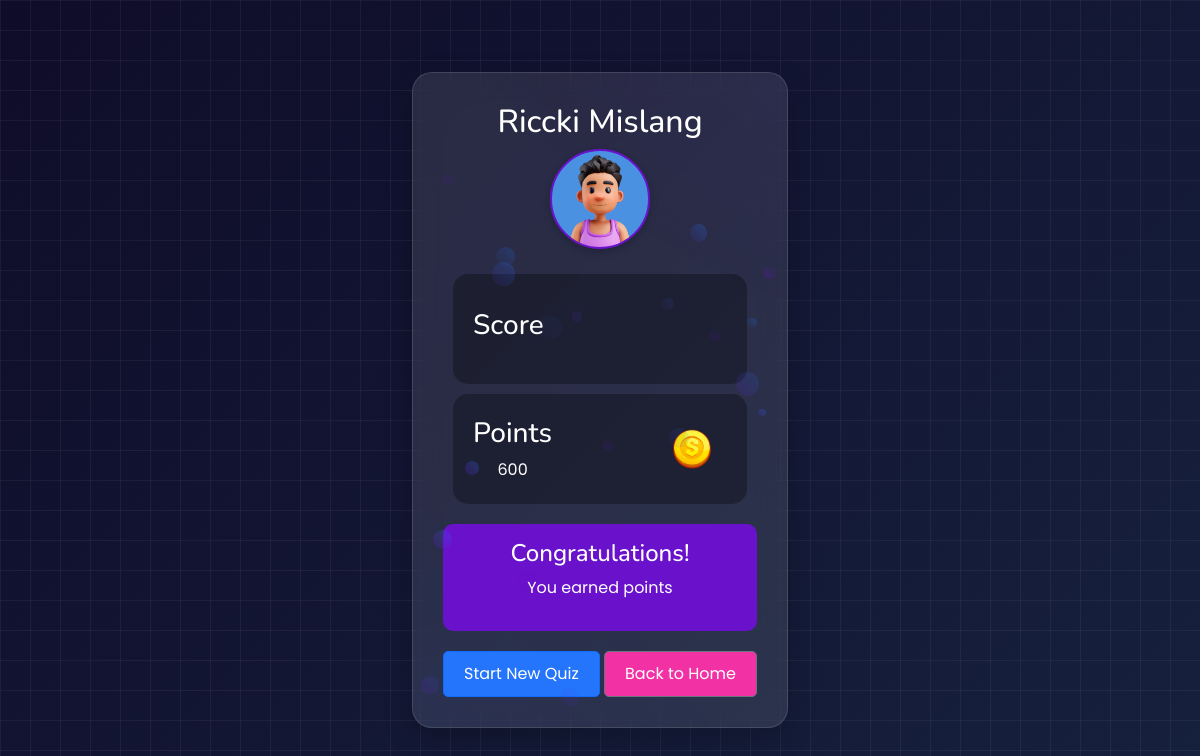
The page /students/quiz_result.php (signed in) on the database as committed earlier.
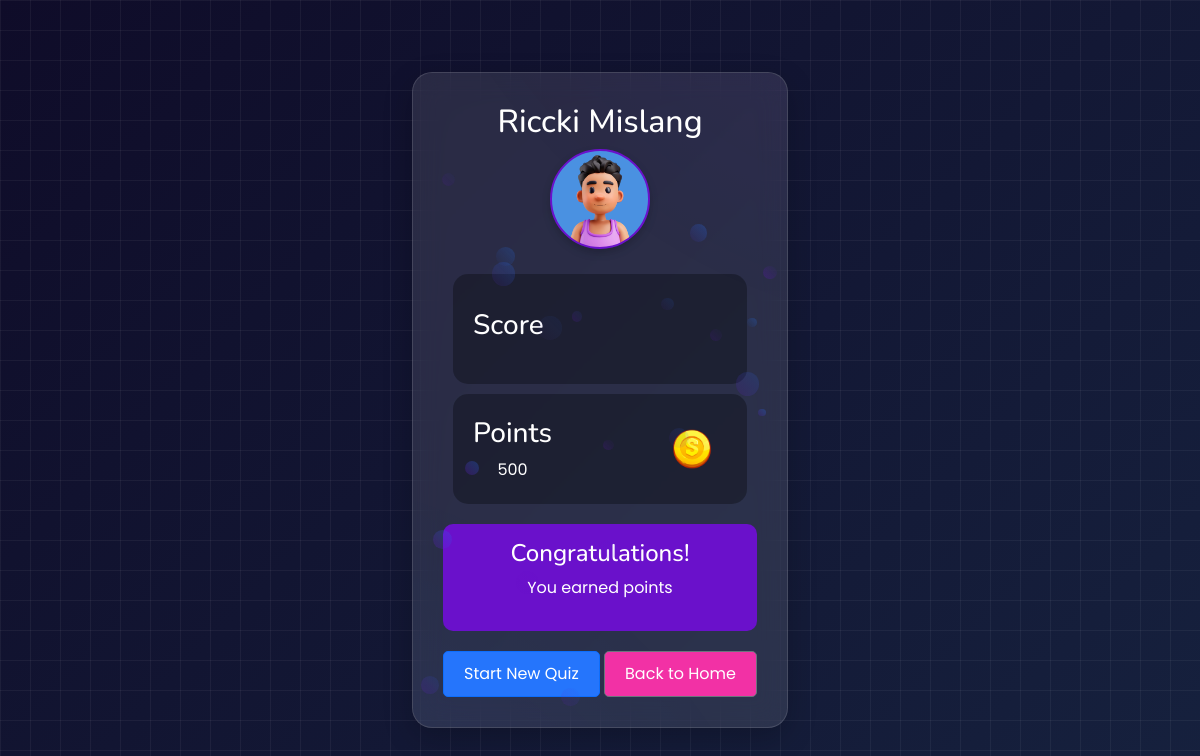
The same page on the database as committed later.
### tables this page shows
CREATE TABLE IF NOT EXISTS `students` (
  `student_id` int NOT NULL AUTO_INCREMENT,
  `user_id` int NOT NULL,
  `lastname` varchar(255) NOT NULL,
  `firstname` varchar(255) NOT NULL,
  `year` varchar(255) NOT NULL,
  `department` varchar(255) NOT NULL,
  `score` int NOT NULL DEFAULT '0',
  `duration` int NOT NULL DEFAULT '0',
  `status` enum('active','inactive') NOT NULL DEFAULT 'inactive',
  `start_time` timestamp NOT NULL,
  `ranking_id` int DEFAULT NULL,
  `ip_address` varchar(255) DEFAULT NULL,
  `profile_path` text,
  `id_photo` varchar(255) NOT NULL,
  PRIMARY KEY (`student_id`),
  UNIQUE KEY `ranking_id` (`ranking_id`),
  KEY `user_id` (`user_id`)
);

### students/includes/session.php (called while the page is built, shortened)
<?php
include 'db/dbconn.php';
$user_id = $_SESSION['user_id'];
$stmt = $conn->prepare("SELECT * FROM students WHERE user_id = ?");
$stmt->bind_param('i', $user_id);
$stmt->execute();
$result = $stmt->get_result();
$row1 = $result->fetch_assoc();
$studentName = ($row1['firstname'] ?? '') . ' ' . ($row1['lastname'] ?? '');
$student_score = $row1['score'] ?? 0;
$profile_pic = $row1['profile_path'] ?? null;
?>

### students/quiz_result.php (the view, shortened to what this page needs)
<?php
include 'includes/session.php';
include 'includes/header.php';
?>
<link rel="stylesheet" href="css/quiz_result.css">
<body>
    <main id="main" class="main">
        <div class="quiz-results-container">
            <div class="results-header">
                <div class="profile-section">
                    <h2 class="student-name"><?php echo $studentName; ?></h2>
                    <div class="profile-img" style="background-image: url('<?php echo ($profile_pic) ? $profile_pic : 'assets/avatars/no-profile.jpg'; ?>')"></div>
                </div>
            </div>
            <div class="results-grid mt-2 ">
                <div class="result-card score-card">
                    <div class="card-content">
                        <h3>Score</h3>
                    </div>
                    <div class="card-icon result-img"></div>
                </div>
                <div class="result-card points-card">
                    <div class="card-content">
                        <h3>Points</h3>
                        <span class="result-value"><?php echo $student_score; ?></span>
                    </div>
                    <div class="card-icon points-img"></div>
                </div>
            </div>
            <div class="congratulations-banner">
                <h4>Congratulations!</h4>
                <p>You earned <?php echo $_GET['points']; ?> points</p>
            </div>
            <div class="action-buttons">
                <a href="take_quiz.php" class="btn btn-primary">Start New Quiz</a>
                <a href="leaderboard.php" class="btn btn-secondary">Back to Home</a>
            </div>
        </div>
    </main>
</body>

Rows that differ between the two databases and show on the page:
changed students "Riccki Mislang": score "600" → "500"
